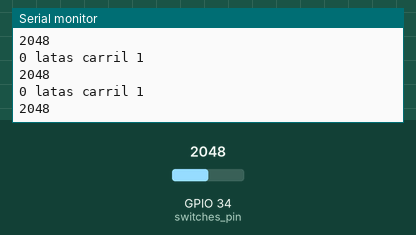
Recording of a sketch running on a simulated ESP32. Shown: the last lines printed to the serial monitor. The test bench sets the inputs (shaded band); at power-on: GPIO 34 (switches_pin) = 2048.

Above: at 2.2 s.
2.3 s: GPIO 34 (switches_pin) set to 1760
At 2.9 s:
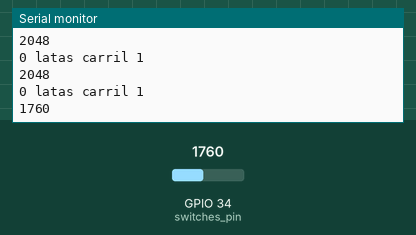
3.8 s: GPIO 34 (switches_pin) set to 1840
At 4.4 s:
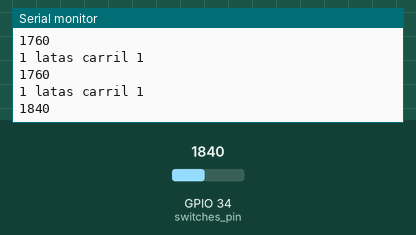
Timing chart, 0 to 6.8 s (numbered marks = the images above; inputs shaded):
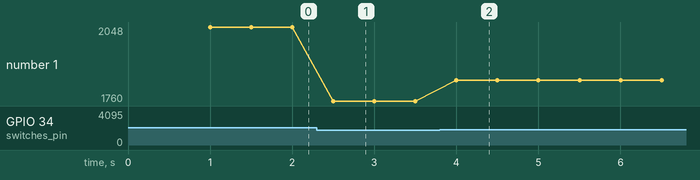

The sketch:

10_LDRs.ino
```cpp
// Potentiometer is connected to GPIO 34 (Analog ADC1_CH6)
const int switches_pin = 34;

// variable for storing the potentiometer value
int switches_value = 0;
int cant_latas = 4;

void setup() {
  Serial.begin(115200);
  delay(1000);
}

void loop() {
  // Reading potentiometer value
  switches_value = analogRead(switches_pin);
  Serial.println(switches_value);
  delay(500);
  if (switches_value < 4096){
    cant_latas = 0;
  }
  if (switches_value < 1800){
    cant_latas = 1;
  }
  if (switches_value < 1200){
    cant_latas = 2;
  }
  if (switches_value < 850){
    cant_latas = 3;
  }
  if (switches_value < 650){
    cant_latas = 4;
  }
  Serial.print(cant_latas);
  Serial.println(" latas carril 1");
}


/*
4095 0
 1800 1
 1200 2
 850 3
 650 4
 */
```

Measured:
- after the input at 2.3 s, the serial monitor: prints a new line after 0.20 s (image 1)
- after the input at 3.8 s, the serial monitor: prints a new line after 0.20 s (image 2)
- plotted number 1: 2048 → 1760 after the input at 2.3 s, 1760 → 1840 after the input at 3.8 s
